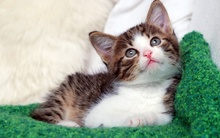
%> input picture test2.jpg, 220 x 138 px, shrunk from 1280 x 800 before the run
$ octave run.m   (GNU Octave 9; MATLAB toolbox functions it lacks are replaced by stand-ins)
%> lines starting %> are read from the running program, lines starting %| are printed output that depends on the picture
%> further down, image is the input picture: size 138x220x3 uint8; mean R, G, B 158.8, 170.4, 155.4
### sobel.m
function [edges] = sobel(image)
%SOBEL
%    Uses the sobel operator method for edge detection.
%    input: image - 3d array of RGB - pixels containing image
%    output: edges - 3d array of RGB - pixels sobel operator values

image = double(image);
%> image: size 138x220x3 double

kernelx = [ -1, 0, 1;
            -2, 0, 2;
            -1, 0, 1];

kernely = [  1, 2, 1;
             0, 0, 0;
            -1, 0, 1];

height = size(image,1);
%> height = 138
width = size(image,2);
%> width = 220
channel = size(image,3);
%> channel = 3

for i = 2:height - 1
    for j = 2:width - 1
        for k = 1:channel
            magx = 0;
            magy = 0;
            for a = 1:3
                for b = 1:3
                    magx = magx + (kernelx(a, b) * image(i + a - 2, j + b - 2, k));
                    magy = magy + (kernely(a, b) * image(i + a - 2, j + b - 2, k));
                end;
            end;
            edges(i,j,k) = sqrt(magx^2 + magy^2); %#ok<AGROW>
        end;
    end;
end;
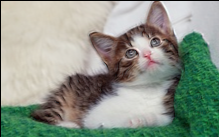
%> edges: size 137x219x3 double; mean R, G, B 641.7, 682.2, 625.5; drawn with min black and max white

### run.m
clear all;
clc;

image = imread('test2.jpg', 'jpg');
edges = sobel(image);
edges = uint8(edges);
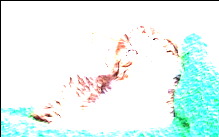
%> edges: size 137x219x3 uint8; mean R, G, B 230.7, 247.6, 244.6
imwrite(edges, 'result.jpg', 'jpg');
